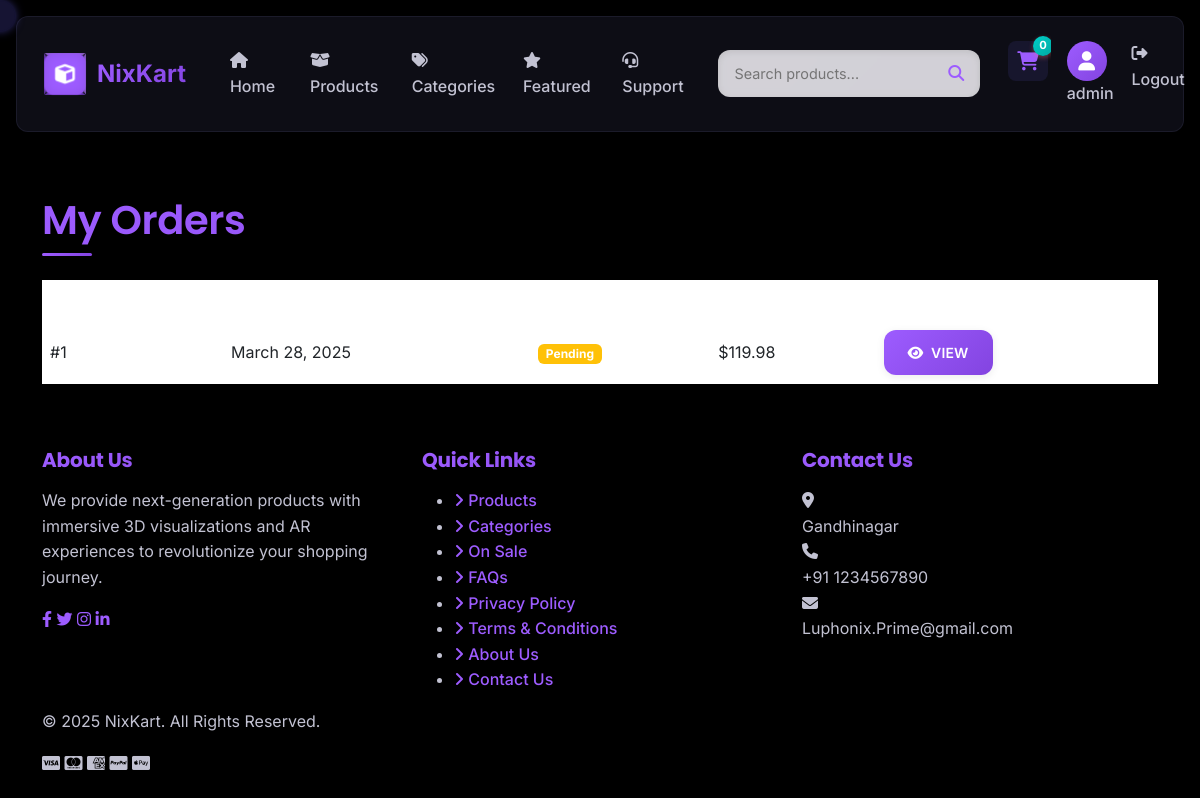
The page /orders/ (signed in) on the database as committed earlier.
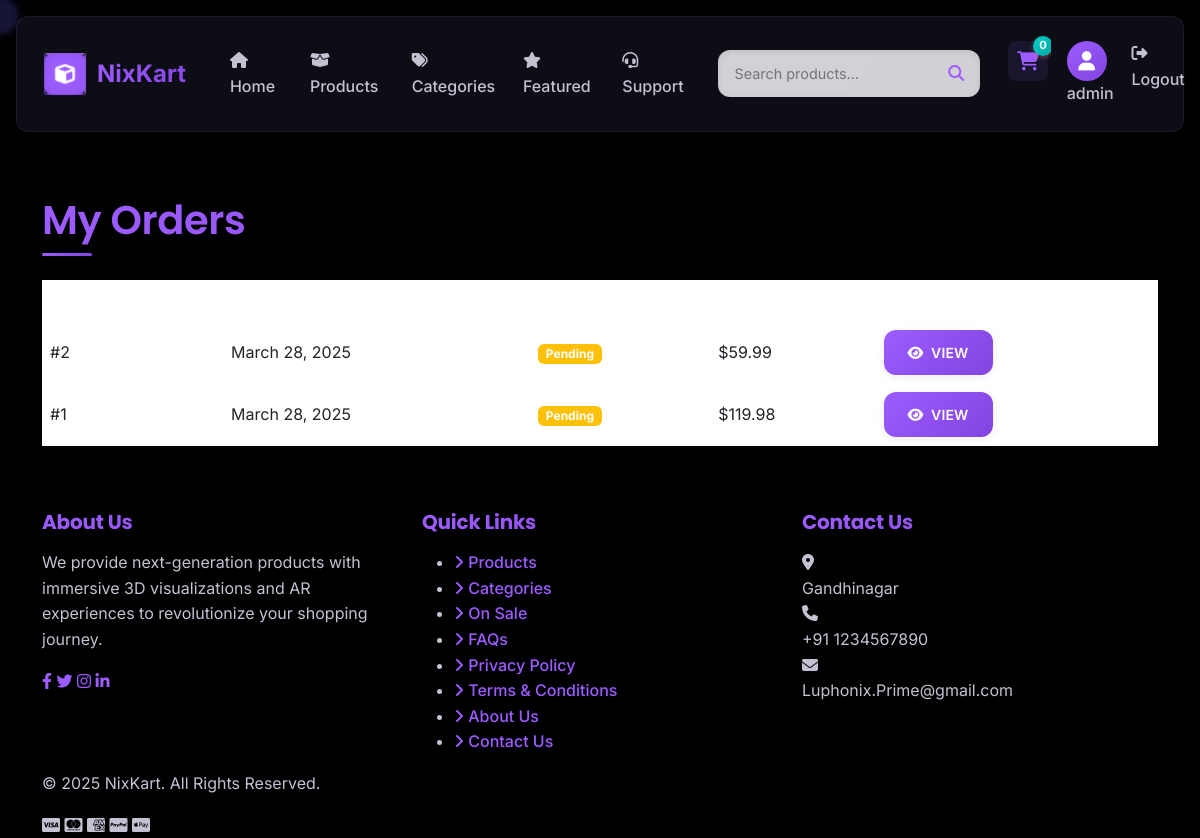
The same page on the database as committed later.
### store/models.py (models this page shows, shortened)
class Order(models.Model):
    STATUS_CHOICES = (
        ('pending', 'Pending'),
        ('processing', 'Processing'),
        ('shipped', 'Shipped'),
        ('delivered', 'Delivered'),
        ('cancelled', 'Cancelled'),
    )
    user = models.ForeignKey(settings.AUTH_USER_MODEL, on_delete=models.CASCADE, null=True, blank=True)
    full_name = models.CharField(max_length=255)
    email = models.EmailField()
    phone = models.CharField(max_length=20)
    address = models.TextField()
    city = models.CharField(max_length=100)
    state = models.CharField(max_length=100)
    zip_code = models.CharField(max_length=20)
    country = models.CharField(max_length=100)
    status = models.CharField(max_length=20, choices=STATUS_CHOICES, default='pending')
    total = models.DecimalField(max_digits=10, decimal_places=2)
    created_at = models.DateTimeField(auto_now_add=True)
    updated_at = models.DateTimeField(auto_now=True)
    class Meta:
        ordering = ['-created_at']

### store/views.py (the view)
# urls.py: path('orders/', views.orders, name='orders'),
def orders(request):
    if not request.user.is_staff:
        return redirect('index')
    orders = Order.objects.all().order_by('-created_at')
    context = {
        'orders': orders,
        'page_title': 'All Orders'
    }
    return render(request, 'store/orders.html', context)

### store/context_processors.py (called while the page is built, shortened)
def cart_count(request):
    count = 0
    if request.user.is_authenticated:
        try:
            cart = Cart.objects.get(user=request.user)
            count = cart.items.count()
        except Cart.DoesNotExist:
            pass
    return {'cart_count': count}

### templates/store/orders.html (shortened to what this page needs)
{% extends 'base.html' %}
{% block content %}
<div class="container py-5">
    <h1 class="section-title mb-4">My Orders</h1>
    {% if orders %}
        <div class="table-responsive">
            <table class="table table-hover">
                <thead>
                    <tr>
                        <th>Order ID</th>
                        <th>Date</th>
                        <th>Status</th>
                        <th>Total</th>
                        <th>Actions</th>
                    </tr>
                </thead>
                <tbody>
                    {% for order in orders %}
                        <tr>
                            <td>#{{ order.id }}</td>
                            <td>{{ order.created_at|date:"F j, Y" }}</td>
                            <td>
                                <span class="badge
                                {% if order.status == 'pending' %}bg-warning
                                {% elif order.status == 'processing' %}bg-info
                                {% elif order.status == 'shipped' %}bg-primary
                                {% elif order.status == 'delivered' %}bg-success
                                {% elif order.status == 'cancelled' %}bg-danger
                                {% endif %}">
                                    {{ order.get_status_display }}
                                </span>
                            </td>
                            <td>${{ order.total }}</td>
                            <td>
                                <a href="{% url 'order_detail' order.id %}" class="btn btn-sm btn-outline-primary">
                                    <i class="fas fa-eye me-1"></i> View
                                </a>
                            </td>
                        </tr>
                    {% endfor %}
                </tbody>
            </table>
        </div>
    {% endif %}
</div>
{% endblock %}

### templates/base.html (shortened to what this page needs)
<!DOCTYPE html>
<html lang="en">
<head>
    <link href="https://cdn.jsdelivr.net/npm/bootstrap@5.3.0/dist/css/bootstrap.min.css" rel="stylesheet">
    <link rel="stylesheet" href="https://cdnjs.cloudflare.com/ajax/libs/font-awesome/6.4.0/css/all.min.css">
    <link rel="stylesheet" href="https://cdn.jsdelivr.net/npm/aos@2.3.4/dist/aos.css">
    <link rel="stylesheet" href="/static/css/main.css">
    <link rel="stylesheet" href="/static/css/animations.css">
</head>
<body class="neo-theme">
    <div class="cursor-follower"></div>
    <div id="particles-js" class="particles-container"></div>
    <header class="site-header">
        <nav class="navbar navbar-expand-lg glass-morphism">
            <div class="container">
                <a class="navbar-brand neo-logo" href="{% url 'index' %}">
                    <div class="logo-wrapper">
                        <div class="logo-cube">
                            <div class="logo-side front"></div>
                            <div class="logo-side back"><i class="fas fa-shopping-cart"></i></div>
                            <div class="logo-side top"></div>
                            <div class="logo-side bottom"></div>
                        </div>
                    </div>
                    <span class="logo-text">NixKart</span>
                </a>
                <div class="collapse navbar-collapse" id="navbarNav">
                    <ul class="navbar-nav neo-nav me-auto">
                        <li class="nav-item">
                            <a class="nav-link hover-3d" href="{% url 'index' %}">
                                <span class="hover-3d-inner"><i class="fas fa-home"></i> Home</span>
                            </a>
                        </li>
                        <li class="nav-item">
                            <a class="nav-link hover-3d" href="{% url 'product_list' %}">
                                <span class="hover-3d-inner"><i class="fas fa-box-open"></i> Products</span>
                            </a>
                        </li>
                        <li class="nav-item">
                            <a class="nav-link hover-3d" href="{% url 'categories' %}">
                                <span class="hover-3d-inner"><i class="fas fa-tags"></i> Categories</span>
                            </a>
                        </li>
                        <li class="nav-item">
                            <a class="nav-link hover-3d" href="{% url 'featured' %}">
                                <span class="hover-3d-inner"><i class="fas fa-star"></i> Featured</span>
                            </a>
                        </li>
                        <li class="nav-item">
                            <a class="nav-link hover-3d" href="{% url 'support' %}">
                                <span class="hover-3d-inner"><i class="fas fa-headset"></i> Support</span>
                            </a>
                        </li>
                    </ul>
                    <form class="neo-search mx-3" action="{% url 'search_results' %}" method="GET">
                        <div class="search-wrapper">
                            <div class="search-input-container">
                                <input class="search-input" type="search" name="q" placeholder="Search products..." aria-label="Search">
                                <div class="search-backdrop"></div>
                            </div>
                            <button class="search-button" type="submit">
                                <i class="fas fa-search"></i>
                            </button>
                        </div>
                    </form>
                    <ul class="navbar-nav ms-auto">
                        <li class="nav-item">
                            <a class="nav-link cart-icon-wrapper" href="{% url 'cart' %}">
                                <div class="cart-icon-3d">
                                    <i class="fas fa-shopping-cart"></i>
                                    <span class="cart-count-badge">{{ cart_count }}</span>
                                </div>
                            </a>
                        </li>
                        {% if user.is_authenticated %}
                        <li class="nav-item">
                            <a class="nav-link hover-3d" href="{% url 'profile' %}">
                                <div class="avatar-container">
                                    <div class="avatar-inner">
                                        <i class="fas fa-user"></i>
                                    </div>
                                </div>
                                <span class="username">{{ user.username }}</span>
                            </a>
                        </li>
                        <li class="nav-item">
                            <a class="nav-link hover-3d" href="{% url 'logout' %}">
                                <span class="hover-3d-inner"><i class="fas fa-sign-out-alt"></i> Logout</span>
                            </a>
                        </li>
                        {% endif %}
                    </ul>
                </div>
                </div>
        </nav>
    </header>
    <main class="content-wrapper">
        <div class="neo-container" data-aos="fade-up">
            {% block content %}{% endblock %}
        </div>
    </main>
    <footer class="neo-footer">
        <div class="container">
            <div class="row footer-content" data-aos="fade-up">
                <div class="col-md-4">
                    <div class="footer-section">
                        <h5 class="neo-heading">About Us</h5>
                        <p class="neo-text">We provide next-generation products with immersive 3D visualizations and AR experiences to revolutionize your shopping journey.</p>
                        <div class="social-icons">
                            <a href="#" class="social-icon"><i class="fab fa-facebook-f"></i></a>
                            <a href="#" class="social-icon"><i class="fab fa-twitter"></i></a>
                            <a href="#" class="social-icon"><i class="fab fa-instagram"></i></a>
                            <a href="#" class="social-icon"><i class="fab fa-linkedin-in"></i></a>
                        </div>
                    </div>
                </div>
                <div class="col-md-4">
                    <div class="footer-section">
                        <h5 class="neo-heading">Quick Links</h5>
                        <ul class="neo-links">
                            <li><a href="{% url 'product_list' %}"><i class="fas fa-angle-right"></i> Products</a></li>
                            <li><a href="{% url 'categories' %}"><i class="fas fa-angle-right"></i> Categories</a></li>
                            <li><a href="{% url 'on_sale_products' %}"><i class="fas fa-angle-right"></i> On Sale</a></li>
                            <li><a href="{% url 'faq' %}"><i class="fas fa-angle-right"></i> FAQs</a></li>
                            <li><a href="{% url 'privacy' %}"><i class="fas fa-angle-right"></i> Privacy Policy</a></li>
                            <li><a href="{% url 'terms' %}"><i class="fas fa-angle-right"></i> Terms & Conditions</a></li>
                            <li><a href="{% url 'about' %}"><i class="fas fa-angle-right"></i> About Us</a></li>
                            <li><a href="{% url 'contact' %}"><i class="fas fa-angle-right"></i> Contact Us</a></li>
                        </ul>
                    </div>
                </div>
                <div class="col-md-4">
                    <div class="footer-section">
                        <h5 class="neo-heading">Contact Us</h5>
                        <div class="contact-info">
                            <div class="contact-item">
                                <div class="icon-container">
                                    <i class="fas fa-map-marker-alt"></i>
                                </div>
                                <span>Gandhinagar</span>
                            </div>
                            <div class="contact-item">
                                <div class="icon-container">
                                    <i class="fas fa-phone"></i>
                                </div>
                                <span>+91 1234567890</span>
                            </div>
                            <div class="contact-item">
                                <div class="icon-container">
                                    <i class="fas fa-envelope"></i>
                                </div>
                                <span>Luphonix.Prime@gmail.com</span>
                            </div>
                        </div>
                    </div>
                </div>
            </div>
            <div class="row">
                <div class="col-12">
                    <div class="footer-bottom">
                        <div class="copyright">
                            <p>&copy; {% now "Y" %} NixKart. All Rights Reserved.</p>
                        </div>
                        <div class="payment-methods">
                            <i class="fab fa-cc-visa"></i>
                            <i class="fab fa-cc-mastercard"></i>
                            <i class="fab fa-cc-amex"></i>
                            <i class="fab fa-cc-paypal"></i>
                            <i class="fab fa-cc-apple-pay"></i>
                        </div>
                    </div>
                </div>
            </div>
        </div>
    </footer>
    <div class="toast-container position-fixed bottom-0 end-0 p-3" id="toastContainer"></div>
</body>
</html>

### static/css/animations.css (style rules this page uses)
.cart-icon-wrapper { position: relative; }
.navbar-nav .nav-item { position: relative; overflow: hidden; }

Rows that differ between the two databases and show on the page:
added Order: id "2", created_at "March 28, 2025", status "Pending", total "59.99"
